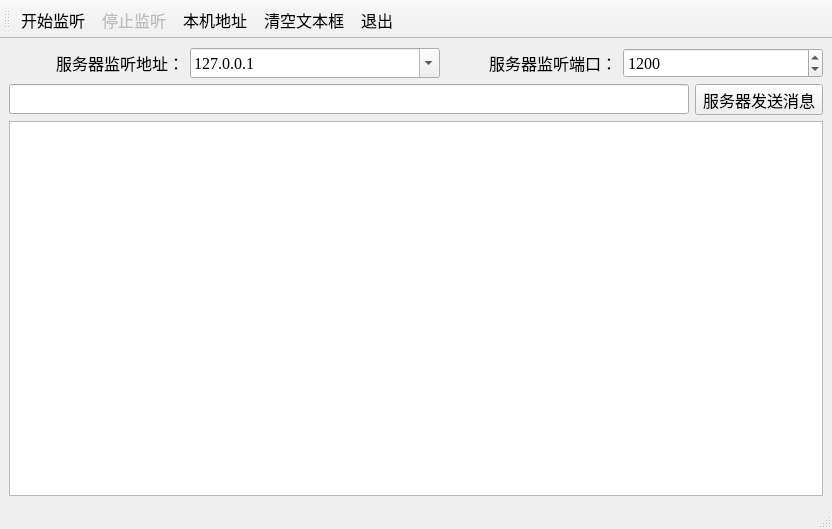
<?xml version="1.0" encoding="UTF-8"?>
<ui version="4.0">
 <class>TCPServer</class>
 <widget class="QMainWindow" name="TCPServer">
  <property name="geometry">
   <rect>
    <x>0</x>
    <y>0</y>
    <width>691</width>
    <height>529</height>
   </rect>
  </property>
  <property name="font">
   <font>
    <family>Times New Roman</family>
    <pointsize>12</pointsize>
   </font>
  </property>
  <property name="windowTitle">
   <string>TCPServer</string>
  </property>
  <widget class="QWidget" name="centralwidget">
   <layout class="QGridLayout" name="gridLayout">
    <item row="0" column="0">
     <layout class="QVBoxLayout" name="verticalLayout">
      <item>
       <layout class="QHBoxLayout" name="horizontalLayout_4">
        <item>
         <layout class="QHBoxLayout" name="horizontalLayout">
          <item>
           <widget class="QLabel" name="label_2">
            <property name="minimumSize">
             <size>
              <width>175</width>
              <height>30</height>
             </size>
            </property>
            <property name="maximumSize">
             <size>
              <width>9999</width>
              <height>9999</height>
             </size>
            </property>
            <property name="text">
             <string>服务器监听地址：</string>
            </property>
            <property name="alignment">
             <set>Qt::AlignRight|Qt::AlignTrailing|Qt::AlignVCenter</set>
            </property>
           </widget>
          </item>
          <item>
           <widget class="QComboBox" name="comboIP">
            <property name="minimumSize">
             <size>
              <width>250</width>
              <height>30</height>
             </size>
            </property>
            <property name="maximumSize">
             <size>
              <width>9999</width>
              <height>9999</height>
             </size>
            </property>
            <property name="editable">
             <bool>true</bool>
            </property>
            <property name="duplicatesEnabled">
             <bool>false</bool>
            </property>
            <item>
             <property name="text">
              <string>127.0.0.1</string>
             </property>
            </item>
           </widget>
          </item>
         </layout>
        </item>
        <item>
         <layout class="QHBoxLayout" name="horizontalLayout_2">
          <item>
           <widget class="QLabel" name="label">
            <property name="minimumSize">
             <size>
              <width>171</width>
              <height>30</height>
             </size>
            </property>
            <property name="maximumSize">
             <size>
              <width>9999</width>
              <height>9999</height>
             </size>
            </property>
            <property name="text">
             <string>服务器监听端口：</string>
            </property>
            <property name="alignment">
             <set>Qt::AlignRight|Qt::AlignTrailing|Qt::AlignVCenter</set>
            </property>
           </widget>
          </item>
          <item>
           <widget class="QSpinBox" name="spinPort">
            <property name="minimumSize">
             <size>
              <width>200</width>
              <height>30</height>
             </size>
            </property>
            <property name="maximumSize">
             <size>
              <width>9999</width>
              <height>9999</height>
             </size>
            </property>
            <property name="minimum">
             <number>1</number>
            </property>
            <property name="maximum">
             <number>65535</number>
            </property>
            <property name="value">
             <number>1200</number>
            </property>
           </widget>
          </item>
         </layout>
        </item>
       </layout>
      </item>
      <item>
       <layout class="QHBoxLayout" name="horizontalLayout_3">
        <item>
         <widget class="QLineEdit" name="editMsg">
          <property name="minimumSize">
           <size>
            <width>305</width>
            <height>30</height>
           </size>
          </property>
         </widget>
        </item>
        <item>
         <widget class="QToolButton" name="btnSend">
          <property name="minimumSize">
           <size>
            <width>100</width>
            <height>30</height>
           </size>
          </property>
          <property name="maximumSize">
           <size>
            <width>9999</width>
            <height>9999</height>
           </size>
          </property>
          <property name="text">
           <string>服务器发送消息</string>
          </property>
         </widget>
        </item>
       </layout>
      </item>
     </layout>
    </item>
    <item row="1" column="0">
     <widget class="QPlainTextEdit" name="plainTextEdit"/>
    </item>
   </layout>
  </widget>
  <widget class="QStatusBar" name="statusbar"/>
  <widget class="QToolBar" name="toolBar">
   <property name="windowTitle">
    <string>toolBar</string>
   </property>
   <property name="toolButtonStyle">
    <enum>Qt::ToolButtonTextBesideIcon</enum>
   </property>
   <attribute name="toolBarArea">
    <enum>TopToolBarArea</enum>
   </attribute>
   <attribute name="toolBarBreak">
    <bool>false</bool>
   </attribute>
   <addaction name="actStart"/>
   <addaction name="actStop"/>
   <addaction name="actHostInfo"/>
   <addaction name="actClear"/>
   <addaction name="actQuit"/>
  </widget>
  <action name="actStart">
   <property name="icon">
    <iconset resource="images.qrc">
     <normaloff>:/images/620.bmp</normaloff>:/images/620.bmp</iconset>
   </property>
   <property name="text">
    <string>开始监听</string>
   </property>
   <property name="toolTip">
    <string>开始监听</string>
   </property>
  </action>
  <action name="actStop">
   <property name="enabled">
    <bool>false</bool>
   </property>
   <property name="icon">
    <iconset resource="images.qrc">
     <normaloff>:/images/624.bmp</normaloff>:/images/624.bmp</iconset>
   </property>
   <property name="text">
    <string>停止监听</string>
   </property>
   <property name="toolTip">
    <string>停止监听</string>
   </property>
  </action>
  <action name="actQuit">
   <property name="icon">
    <iconset resource="images.qrc">
     <normaloff>:/images/132.bmp</normaloff>:/images/132.bmp</iconset>
   </property>
   <property name="text">
    <string>退出</string>
   </property>
   <property name="toolTip">
    <string>退出本程序</string>
   </property>
  </action>
  <action name="actClear">
   <property name="icon">
    <iconset resource="images.qrc">
     <normaloff>:/images/212.bmp</normaloff>:/images/212.bmp</iconset>
   </property>
   <property name="text">
    <string>清空文本框</string>
   </property>
   <property name="toolTip">
    <string>清空文本框</string>
   </property>
  </action>
  <action name="actHostInfo">
   <property name="icon">
    <iconset resource="images.qrc">
     <normaloff>:/images/110.JPG</normaloff>:/images/110.JPG</iconset>
   </property>
   <property name="text">
    <string>本机地址</string>
   </property>
   <property name="toolTip">
    <string>获取本机地址</string>
   </property>
  </action>
 </widget>
 <resources>
  <include location="images.qrc"/>
 </resources>
 <connections>
  <connection>
   <sender>actQuit</sender>
   <signal>triggered()</signal>
   <receiver>TCPServer</receiver>
   <slot>close()</slot>
   <hints>
    <hint type="sourcelabel">
     <x>-1</x>
     <y>-1</y>
    </hint>
    <hint type="destinationlabel">
     <x>443</x>
     <y>332</y>
    </hint>
   </hints>
  </connection>
 </connections>
</ui>
